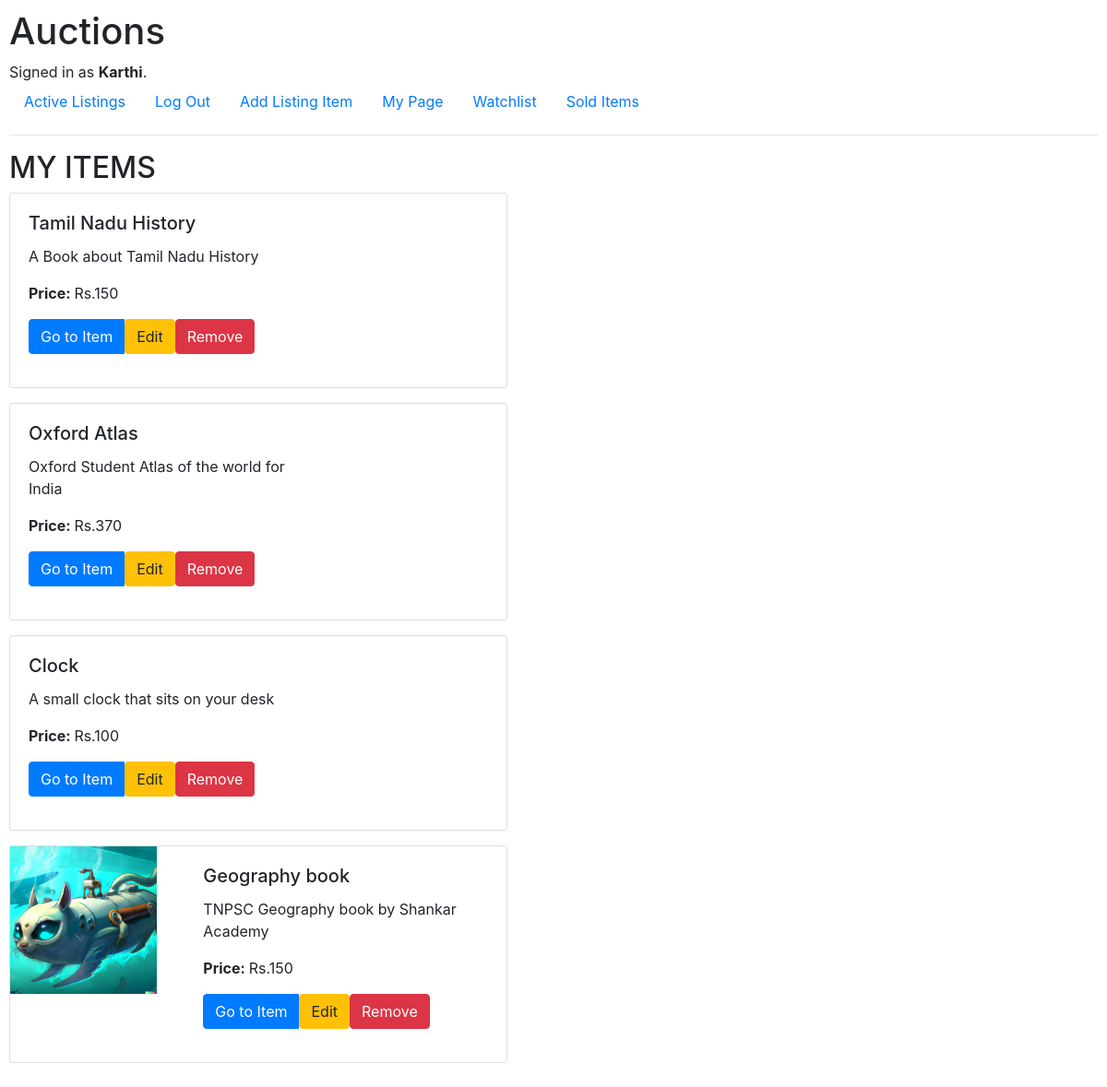
The app's page /mypage (signed in) with its own data.
### auctions/models.py (models this page shows, shortened)
class User(AbstractUser):
    pass

class listing(models.Model):
    title = models.CharField(max_length=20)
    description = models.CharField(max_length=64)
    price = models.IntegerField()
    category = models.ForeignKey(Category, blank=True, null=True, on_delete=models.CASCADE, related_name="item_type")
    image = models.ImageField(null=True, blank=True, upload_to='images/')
    posted_user = models.ForeignKey(User, related_name="posted_item", on_delete=models.CASCADE, null=True)
    isActive = models.BooleanField(default=True)
    watchlist = models.ManyToManyField(User, null=True, related_name="Watch_items", blank=True)

### auctions/views.py (the view)
# urls.py: path("mypage", views.mypage, name="mypage"),
@login_required
def mypage(request):
    if request.method=="POST":
        obj = request.POST['obj_id']
        o = listing.objects.get(id=obj)
        oc = o.category
        cat = Category.objects.all()
        c = Category.objects.get(id = oc.id)
        return render(request, "auctions/edit.html", {
            "id" : o.id,
            "title" : o.title,
            "description" : o.description,
            "price" : o.price,
            "categories" : cat,
            "image" : o.image,
            "oc" : oc
        })
    else:
        user = request.user
        if user.is_authenticated:
            items = listing.objects.filter(posted_user=user)
            return render(request, "auctions/mypage.html", {
                "items" : items
            })

### auctions/templates/auctions/mypage.html (shortened to what this page needs)
{% extends 'auctions/layout.html' %}
{% block body %}
<h2>MY ITEMS</h2>
    {% for item in items %}
<div class="card mb-3" style="max-width: 540px;">
    <div class="row g-0">
        {% if item.image %}
        <div class="col-md-4">
            <img src="{{item.image.url}}" class="img-fluid rounded-start">
        </div>
        {% endif %}
        <div class="col-md-8">
            <div class="card-body">
                <h5 class="card-title">{{item.title}}</h5>
                <p class="card-text">{{item.description}}</p>
                <p class="card-text"><strong>Price: </strong>Rs.{{item.price}}</p>
                    <div class="btn-group">
                        <a href="{% url 'list' item.title %}" method="post" class="btn btn-primary mb-3">Go to Item</a>
                        <form action="{% url 'mypage' %}" method="post">
                            <button type="submit" class="btn btn-warning mb-3">Edit</button>
                        </form>
                        <form action="{% url 'del' item.id %}" method="post">
                            <button type="submit" class="btn btn-danger mb-3">Remove</button>
                        </form>
                    </div>
                </div>
            </div>
        </div>
    </div>
    {% empty %}
<hr />
<h4> No items </h4>
<hr />
    {% endfor %}
{% endblock %}

### auctions/templates/auctions/layout.html (shortened to what this page needs)
{% load static %}
<!DOCTYPE html>
<html lang="en">
    <head>
        <link rel="stylesheet" href="https://stackpath.bootstrapcdn.com/bootstrap/4.4.1/css/bootstrap.min.css">
        <link href="{% static 'auctions/styles.css' %}" rel="stylesheet">
    </head>
    <body>
        <h1>Auctions</h1>
        <div>
            {% if user.is_authenticated %}
                Signed in as <strong>{{ user.username }}</strong>.
            {% else %}
                Not signed in.
            {% endif %}
        </div>
        <ul class="nav">
            <li class="nav-item">
                <a class="nav-link" href="{% url 'index' %}">Active Listings</a>
            </li>
            {% if user.is_authenticated %}
                <li class="nav-item">
                    <a class="nav-link" href="{% url 'logout' %}">Log Out</a>
                </li>
                <li class="nav-item">
                    <a class="nav-link" href="{% url 'new' %}">Add Listing Item</a>
                </li>
                <li class="nav-item">
                    <a class="nav-link" href="{% url 'mypage' %}">My Page</a>
                </li>
                <li class="nav-item">
                    <a class="nav-link" href="{% url 'watch' %}">Watchlist</a>
                </li>
            {% endif %}
            <li class="nav-item">
                <a class="nav-link" href="{% url 'solditems' %}">Sold Items</a>
            </li>
        </ul>
        <hr>
        {% block body %}
        {% endblock %}
    </body>
</html>

### auctions/static/auctions/styles.css (style rules this page uses)
body { padding: 10px; }

### records on screen
User: username "Karthi"
listing: title "Tamil Nadu History", description "A Book about Tamil Nadu History", price "150"
listing: title "Oxford Atlas", description "Oxford Student Atlas of the world for India", price "370"
listing: title "Clock", description "A small clock that sits on your desk", price "100"
listing: image (picture), title "Geography book", description "TNPSC Geography book by Shankar Academy", price "150"
